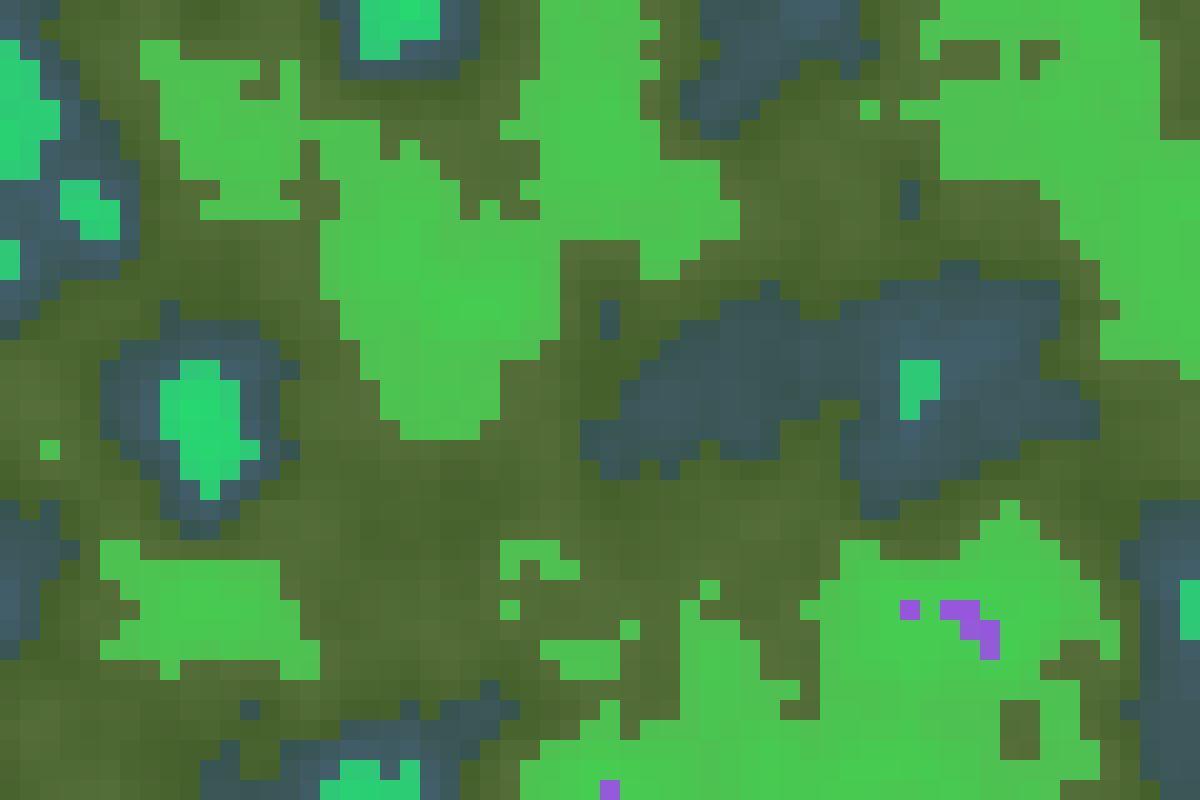
Frame 1 (no input)
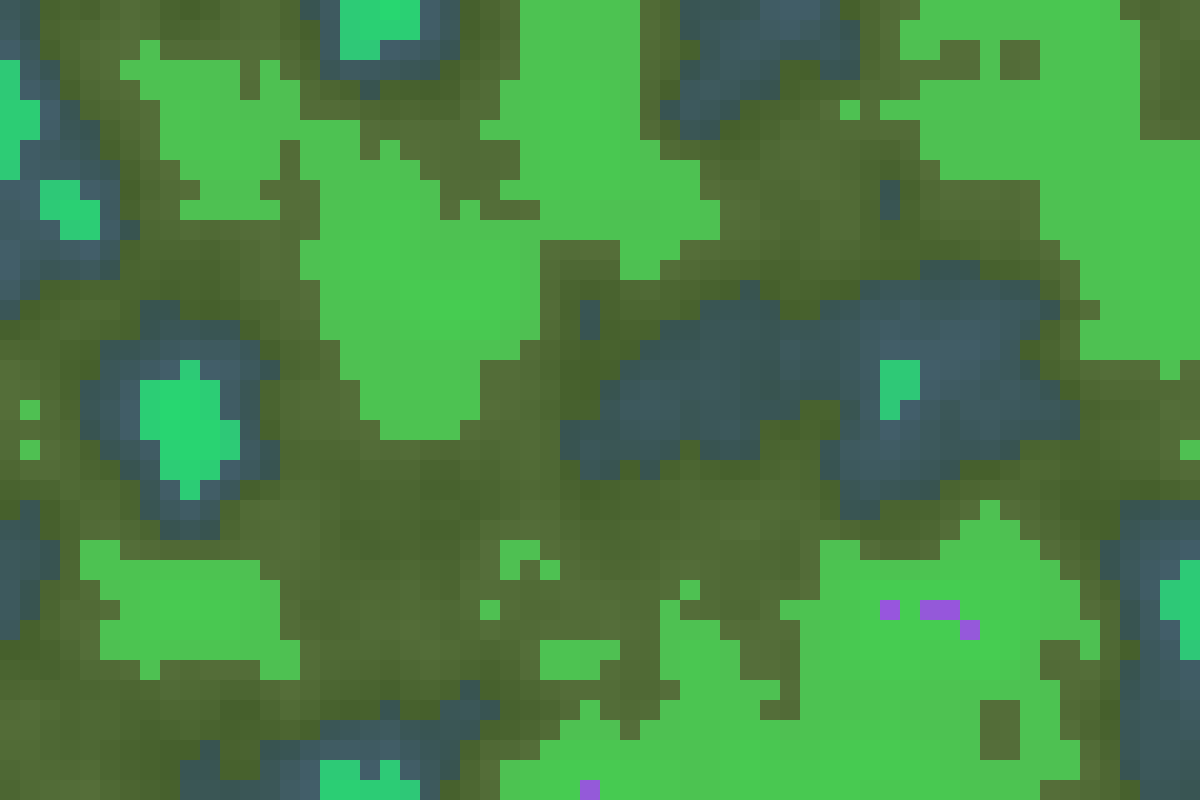
Frame 60 (the mouse pressed at the canvas centre just before this capture)
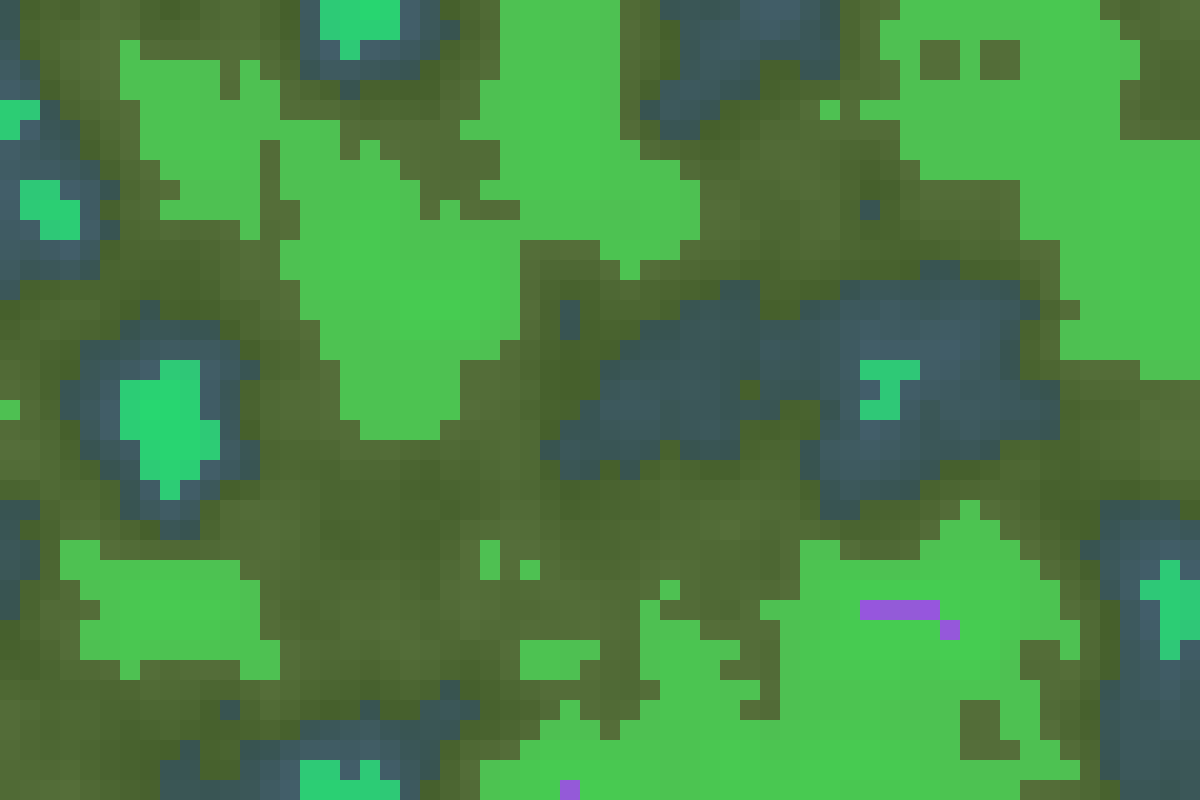
Frame 120 (the mouse held since frame 60 and released just before this capture)

The Processing sketch that drew these frames (run headless with seeded random() and noise(); from frame 60 on, the mouse is pressed at the canvas centre):

// Processing sketch: Jared_Singian
// ── Jared_Singian.pde
int cols, rows;
ArrayList<Integer> gradientColors = new ArrayList<Integer>();  // ArrayList of color integers (using Processing's color type)
float speed = 0.0015;                  // Speed of the gradient movement
float offsetX = 0;                     // Offset for horizontal gradient movement
float offsetY = 0;                     // Offset for vertical gradient movement
float directionX = 1;                  // Default X direction multiplier (East)
float directionY = 0;                  // Default Y direction multiplier (East)

// Initial setup
void setup() {
  size(1200, 800);      // Set canvas size
  cols = width / 20;    // Number of columns (each column is 20px wide)
  rows = height / 20;   // Number of rows (each row is 20px tall)
  
  // Initialize with 6 random colors
  for (int i = 0; i < 6; i++) {
    gradientColors.add(color(random(255), random(255), random(255)));
  }
}

// Main drawing loop
void draw() {
  background(0); // Set background to black
  
  // Create the gradient using the color array
  createGradient();
  
  // Update the gradient's movement
  offsetX += speed * directionX; // Move in the X direction
  offsetY += speed * directionY; // Move in the Y direction
}

// Function to create and display the gradient
void createGradient() {
  for (int y = 0; y < rows; y++) {
    for (int x = 0; x < cols; x++) {
      // Calculate the color at each pixel based on Perlin noise for smooth transition
      float noiseValue = noise(x * 0.1 + offsetX, y * 0.1 + offsetY);
      
      // Interpolate between the colors based on noise
      color c = getGradientColor(noiseValue);
      
      // Set the pixel color
      fill(c);
      noStroke();
      rect(x * 20, y * 20, 20, 20);
    }
  }
}

// Function to get a gradient color based on the Perlin noise value
color getGradientColor(float noiseValue) {
  // Use the noise value to blend between the colors
  int index1 = (int)(noiseValue * gradientColors.size()) % gradientColors.size(); // Pick a base color index
  int index2 = (index1 + 1) % gradientColors.size(); // Pick the next color index
  
  // Interpolate between the two colors based on noise value
  return lerpColor(gradientColors.get(index1), gradientColors.get(index2), noiseValue);
}

// Handle key presses for color changes and gradient controls
void keyPressed() {
  if (key == 'c' || key == 'C') {
    // Change all gradient colors randomly
    for (int i = 0; i < gradientColors.size(); i++) {
      gradientColors.set(i, color(random(255), random(255), random(255)));
    }
  }
  
  // Increase or decrease speed with up/down arrow keys
  if (key == CODED) {
    if (keyCode == UP) {
      speed += 0.0005;  // Increase the speed
    } else if (keyCode == DOWN) {
      speed -= 0.0005;  // Decrease the speed, but keep it above 0
      speed = max(0.0005, speed);  // Ensure minimum speed
    }
  }
  
  // Add a new color when 'a' key is pressed, but only if we have fewer than 5 colors
  if (key == 'a' || key == 'A') {
    if (gradientColors.size() < 5) {
      gradientColors.add(color(random(255), random(255), random(255)));
    }
  }
  
  // Remove a color when 'r' key is pressed, but only if we have more than 2 colors
  if (key == 'r' || key == 'R') {
    if (gradientColors.size() > 2) {
      gradientColors.remove(gradientColors.size() - 1); // Remove the last color
    }
  }

  // Change direction based on compass direction keys (1-8 keys)
  if (key == '1') {
    // North
    directionX = 0;
    directionY = -1;
  } else if (key == '2') {
    // North-East
    directionX = 1;
    directionY = -1;
  } else if (key == '3') {
    // East
    directionX = 1;
    directionY = 0;
  } else if (key == '4') {
    // South-East
    directionX = 1;
    directionY = 1;
  } else if (key == '5') {
    // South
    directionX = 0;
    directionY = 1;
  } else if (key == '6') {
    // South-West
    directionX = -1;
    directionY = 1;
  } else if (key == '7') {
    // West
    directionX = -1;
    directionY = 0;
  } else if (key == '8') {
    // North-West
    directionX = -1;
    directionY = -1;
  }
}
